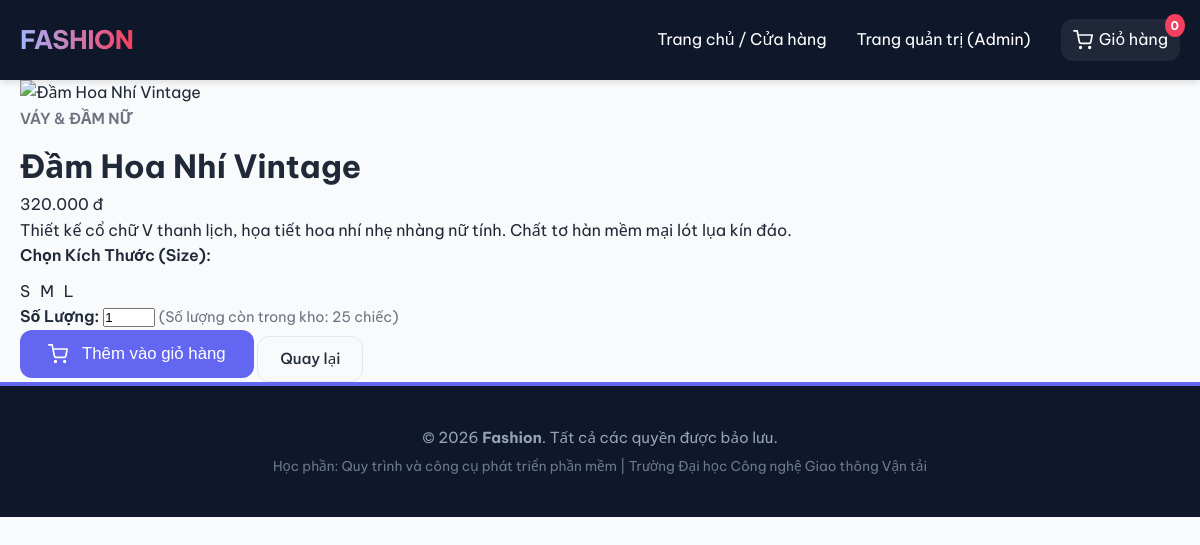
The page /product-detail.php?id=5 on the database its author committed.
### tables this page shows
CREATE TABLE IF NOT EXISTS `products` (
  `id` INT AUTO_INCREMENT PRIMARY KEY,
  `category_id` INT NOT NULL,
  `name` VARCHAR(255) NOT NULL,
  `description` TEXT,
  `price` DECIMAL(10,2) NOT NULL,
  `sizes` VARCHAR(100) NOT NULL DEFAULT 'S,M,L,XL',  
  `image_url` VARCHAR(255) DEFAULT 'default.jpg',
  `stock` INT NOT NULL DEFAULT 0,
  `created_at` TIMESTAMP DEFAULT CURRENT_TIMESTAMP,
  FOREIGN KEY (`category_id`) REFERENCES `categories` (`id`) ON DELETE CASCADE
);

CREATE TABLE IF NOT EXISTS `categories` (
  `id` INT AUTO_INCREMENT PRIMARY KEY,
  `name` VARCHAR(255) NOT NULL,
  `description` TEXT,
  `created_at` TIMESTAMP DEFAULT CURRENT_TIMESTAMP
);

### src/product-detail.php (the view, shortened to what this page needs)
<?php
require_once 'includes/header.php';
$id = isset($_GET['id']) ? intval($_GET['id']) : 0;
$stmt = $pdo->prepare("SELECT p.*, c.name as category_name
                       FROM products p
                       JOIN categories c ON p.category_id = c.id
                       WHERE p.id = ?");
$stmt->execute([$id]);
$product = $stmt->fetch();
$sizes = explode(',', $product['sizes']);
?>
<div class="container">
    <div class="detail-container">
        <div class="detail-gallery">
            <?php
            $image_src = 'assets/uploads/' . $product['image_url'];
            if (!file_exists(__DIR__ . '/' . $image_src) || empty($product['image_url']) || $product['image_url'] == 'default.jpg') {
                if ($product['category_id'] == 1) {
                    $image_src = 'https://images.unsplash.com/photo-1581655353564-df123a1eb820?w=600&q=80';
                } else if ($product['category_id'] == 2) {
                    $image_src = 'https://images.unsplash.com/photo-1551028719-00167b16eac5?w=600&q=80';
                } else if ($product['category_id'] == 3) {
                    $image_src = 'https://images.unsplash.com/photo-1542272604-787c3835535d?w=600&q=80';
                } else if ($product['category_id'] == 4) {
                    $image_src = 'https://images.unsplash.com/photo-1595777457583-95e059d581b8?w=600&q=80';
                } else {
                    $image_src = 'https://images.unsplash.com/photo-1523381210434-271e8be1f52b?w=600&q=80';
                }
            }
            ?>
            <img src="<?php echo $image_src; ?>" alt="<?php echo htmlspecialchars($product['name']); ?>">
        </div>
        <div class="detail-info">
            <span class="product-category" style="font-size: 0.95rem; margin-bottom: 10px; display: inline-block;">
                <?php echo htmlspecialchars($product['category_name']); ?>
            </span>
            <h1 class="detail-title"><?php echo htmlspecialchars($product['name']); ?></h1>
            <div class="detail-price"><?php echo number_format($product['price'], 0, ',', '.'); ?> đ</div>
            <p class="detail-desc">
                <?php echo nl2br(htmlspecialchars($product['description'])); ?>
            </p>
            <form action="cart.php?action=add" method="POST">
                <div class="detail-options">
                    <label style="font-weight: 600; display: block; margin-bottom: 10px;">Chọn Kích Thước (Size):</label>
                    <div style="display: flex; gap: 10px;">
                        <?php foreach ($sizes as $index => $sz):
                            $sz = trim($sz);
                        ?>
                            <label style="cursor: pointer; position: relative;">
                                <span class="size-option" onclick="changeActiveSize(this)">
                                    <?php echo htmlspecialchars($sz); ?>
                                </span>
                            </label>
                        <?php endforeach; ?>
                    </div>
                </div>
                <div class="qty-select">
                    <label style="font-weight: 600;">Số Lượng:</label>
                    <input type="number" name="quantity" value="1" min="1" max="<?php echo $product['stock']; ?>" class="qty-input">
                    <span style="color: var(--text-muted); font-size: 0.9rem;">
                        (Số lượng còn trong kho: <?php echo $product['stock']; ?> chiếc)
                    </span>
                </div>
                <div class="detail-actions">
                    <?php if ($product['stock'] > 0): ?>
                        <button type="submit" class="btn btn-primary" style="flex-grow: 1; padding: 14px 28px; font-size: 1.05rem;">
                            Thêm vào giỏ hàng
                        </button>
                    <?php else: ?>
                        <button type="button" class="btn btn-secondary" style="flex-grow: 1; padding: 14px 28px; font-size: 1.05rem; cursor: not-allowed; color: red;" disabled>
                            Sản phẩm này đã Hết Hàng
                        </button>
                    <?php endif; ?>
                    <a href="index.php" class="btn btn-secondary">Quay lại</a>
                </div>
            </form>
        </div>
    </div>
</div>
<?php
require_once 'includes/footer.php';
?>

### src/assets/css/style.css (style rules this page uses)
:root { --primary-color: #6366f1; --primary-hover: #4f46e5; --accent-color: #f43f5e; --text-main: #1f2937; --text-muted: #6b7280; --bg-main: #f9fafb; --bg-card: #ffffff; --bg-header: #0f172a; --border-color: #e5e7eb; --radius-sm: 6px; --radius-md: 12px; --radius-lg: 20px; --shadow-sm: 0 1px 3px rgba(0,0,0,0.1); --shadow-md: 0 4px 6px -1px rgba(0, 0, 0, 0.1); --shadow-lg: 0 10px 15px -3px rgba(0,0,0,0.05); --transition: all 0.3s cubic-bezier(0.4, 0, 0.2, 1); }
* { box-sizing: border-box; margin: 0; padding: 0; }
body { font-family: 'Be Vietnam Pro', 'Segoe UI', Tahoma, Geneva, Verdana, sans-serif; background-color: var(--bg-main); color: var(--text-main); line-height: 1.6; }
a { color: inherit; text-decoration: none; transition: var(--transition); }
img { max-width: 100%; height: auto; display: block; }
.container { max-width: 1200px; margin: 0 auto; padding: 0 20px; }
.btn { display: inline-flex; align-items: center; justify-content: center; padding: 10px 22px; border-radius: var(--radius-md); font-weight: 500; font-size: 0.95rem; cursor: pointer; transition: var(--transition); border: none; gap: 8px; }
.btn-primary { background-color: var(--primary-color); color: white; }
.btn-secondary { background-color: transparent; border: 1px solid var(--border-color); color: var(--text-main); }
.product-category { font-size: 0.8rem; color: var(--text-muted); text-transform: uppercase; font-weight: 600; margin-bottom: 6px; }

### rows shown on the page
products: category.name "VÁY & ĐẦM NỮ", name "Đầm Hoa Nhí Vintage", price "320.000", description "Thiết kế cổ chữ V thanh lịch, họa tiết hoa nhí nhẹ nhàng nữ tính. Chất tơ hàn mềm mại lót lụa kín đáo.", sizes "S", sizes "M", sizes "L", stock "25"

### other values the page prints
$cart_count "0"
